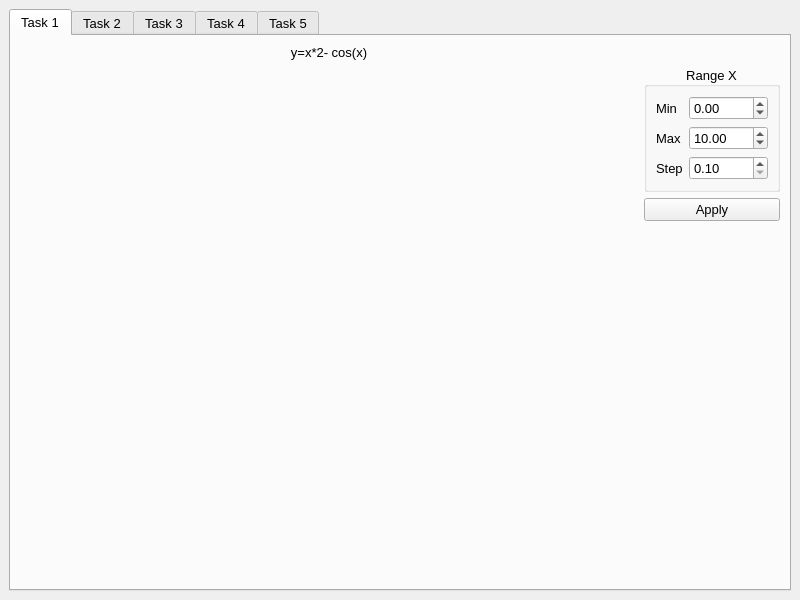
<?xml version="1.0" encoding="UTF-8"?>
<ui version="4.0">
 <class>MainWindow</class>
 <widget class="QMainWindow" name="MainWindow">
  <property name="geometry">
   <rect>
    <x>0</x>
    <y>0</y>
    <width>800</width>
    <height>600</height>
   </rect>
  </property>
  <property name="sizePolicy">
   <sizepolicy hsizetype="Fixed" vsizetype="Preferred">
    <horstretch>0</horstretch>
    <verstretch>0</verstretch>
   </sizepolicy>
  </property>
  <property name="font">
   <font>
    <family>Tahoma</family>
    <pointsize>10</pointsize>
   </font>
  </property>
  <property name="windowTitle">
   <string>MainWindow</string>
  </property>
  <widget class="QWidget" name="centralwidget">
   <layout class="QGridLayout" name="gridLayout">
    <item row="0" column="0">
     <widget class="QTabWidget" name="tabWidget">
      <property name="currentIndex">
       <number>0</number>
      </property>
      <widget class="QWidget" name="task_1">
       <attribute name="title">
        <string>Task 1</string>
       </attribute>
       <layout class="QGridLayout" name="gridLayout_2">
        <item row="0" column="0">
         <spacer name="horizontalSpacer">
          <property name="orientation">
           <enum>Qt::Horizontal</enum>
          </property>
          <property name="sizeHint" stdset="0">
           <size>
            <width>0</width>
            <height>0</height>
           </size>
          </property>
         </spacer>
        </item>
        <item row="2" column="0">
         <layout class="QGridLayout" name="task1PlotLayout" rowstretch="0"/>
        </item>
        <item row="2" column="1">
         <layout class="QVBoxLayout" name="verticalLayout">
          <item>
           <widget class="QGroupBox" name="groupBox">
            <property name="sizePolicy">
             <sizepolicy hsizetype="Fixed" vsizetype="Fixed">
              <horstretch>0</horstretch>
              <verstretch>0</verstretch>
             </sizepolicy>
            </property>
            <property name="minimumSize">
             <size>
              <width>120</width>
              <height>0</height>
             </size>
            </property>
            <property name="title">
             <string>Range X</string>
            </property>
            <property name="alignment">
             <set>Qt::AlignCenter</set>
            </property>
            <layout class="QGridLayout" name="gridLayout_3">
             <item row="1" column="1">
              <widget class="QDoubleSpinBox" name="task1MaxRangeXDsb">
               <property name="minimum">
                <double>-1000.000000000000000</double>
               </property>
               <property name="maximum">
                <double>1000.000000000000000</double>
               </property>
               <property name="value">
                <double>10.000000000000000</double>
               </property>
              </widget>
             </item>
             <item row="0" column="0">
              <widget class="QLabel" name="label">
               <property name="text">
                <string>Min</string>
               </property>
              </widget>
             </item>
             <item row="0" column="1">
              <widget class="QDoubleSpinBox" name="task1MinRangeXDsb">
               <property name="sizePolicy">
                <sizepolicy hsizetype="MinimumExpanding" vsizetype="Fixed">
                 <horstretch>0</horstretch>
                 <verstretch>0</verstretch>
                </sizepolicy>
               </property>
               <property name="minimum">
                <double>-1000.000000000000000</double>
               </property>
               <property name="maximum">
                <double>1000.000000000000000</double>
               </property>
              </widget>
             </item>
             <item row="1" column="0">
              <widget class="QLabel" name="label_2">
               <property name="text">
                <string>Max</string>
               </property>
              </widget>
             </item>
             <item row="2" column="0">
              <widget class="QLabel" name="label_5">
               <property name="text">
                <string>Step</string>
               </property>
              </widget>
             </item>
             <item row="2" column="1">
              <widget class="QDoubleSpinBox" name="task1StepRangeXDsb">
               <property name="minimum">
                <double>0.100000000000000</double>
               </property>
              </widget>
             </item>
            </layout>
           </widget>
          </item>
          <item>
           <widget class="QPushButton" name="task1ApplyBtn">
            <property name="sizePolicy">
             <sizepolicy hsizetype="Minimum" vsizetype="Fixed">
              <horstretch>0</horstretch>
              <verstretch>0</verstretch>
             </sizepolicy>
            </property>
            <property name="text">
             <string>Apply</string>
            </property>
           </widget>
          </item>
          <item>
           <spacer name="verticalSpacer">
            <property name="orientation">
             <enum>Qt::Vertical</enum>
            </property>
            <property name="sizeHint" stdset="0">
             <size>
              <width>20</width>
              <height>40</height>
             </size>
            </property>
           </spacer>
          </item>
         </layout>
        </item>
        <item row="1" column="0">
         <widget class="QLabel" name="label_12">
          <property name="text">
           <string>y=x*2- cos(x)</string>
          </property>
          <property name="alignment">
           <set>Qt::AlignCenter</set>
          </property>
         </widget>
        </item>
       </layout>
      </widget>
      <widget class="QWidget" name="task_2">
       <attribute name="title">
        <string>Task 2</string>
       </attribute>
       <layout class="QGridLayout" name="gridLayout_5">
        <item row="2" column="1">
         <layout class="QVBoxLayout" name="verticalLayout_2">
          <item>
           <widget class="QGroupBox" name="groupBox_2">
            <property name="sizePolicy">
             <sizepolicy hsizetype="Fixed" vsizetype="Fixed">
              <horstretch>0</horstretch>
              <verstretch>0</verstretch>
             </sizepolicy>
            </property>
            <property name="minimumSize">
             <size>
              <width>120</width>
              <height>0</height>
             </size>
            </property>
            <property name="title">
             <string>Range X</string>
            </property>
            <property name="alignment">
             <set>Qt::AlignCenter</set>
            </property>
            <layout class="QGridLayout" name="gridLayout_4">
             <item row="1" column="0">
              <widget class="QLabel" name="label_4">
               <property name="text">
                <string>Max</string>
               </property>
              </widget>
             </item>
             <item row="1" column="1">
              <widget class="QDoubleSpinBox" name="task2MaxRangeXDsb">
               <property name="sizePolicy">
                <sizepolicy hsizetype="MinimumExpanding" vsizetype="Fixed">
                 <horstretch>0</horstretch>
                 <verstretch>0</verstretch>
                </sizepolicy>
               </property>
               <property name="value">
                <double>10.000000000000000</double>
               </property>
              </widget>
             </item>
             <item row="0" column="0">
              <widget class="QLabel" name="label_3">
               <property name="sizePolicy">
                <sizepolicy hsizetype="Preferred" vsizetype="Preferred">
                 <horstretch>0</horstretch>
                 <verstretch>0</verstretch>
                </sizepolicy>
               </property>
               <property name="text">
                <string>Min</string>
               </property>
              </widget>
             </item>
             <item row="0" column="1">
              <widget class="QDoubleSpinBox" name="task2MinRangeXDsb">
               <property name="sizePolicy">
                <sizepolicy hsizetype="MinimumExpanding" vsizetype="Fixed">
                 <horstretch>0</horstretch>
                 <verstretch>0</verstretch>
                </sizepolicy>
               </property>
              </widget>
             </item>
             <item row="2" column="0">
              <widget class="QLabel" name="label_6">
               <property name="text">
                <string>Step</string>
               </property>
              </widget>
             </item>
             <item row="2" column="1">
              <widget class="QDoubleSpinBox" name="task2StepRangeXDsb">
               <property name="sizePolicy">
                <sizepolicy hsizetype="MinimumExpanding" vsizetype="Fixed">
                 <horstretch>0</horstretch>
                 <verstretch>0</verstretch>
                </sizepolicy>
               </property>
               <property name="minimum">
                <double>0.100000000000000</double>
               </property>
              </widget>
             </item>
            </layout>
           </widget>
          </item>
          <item>
           <widget class="QPushButton" name="task2ApplyBtn">
            <property name="sizePolicy">
             <sizepolicy hsizetype="Minimum" vsizetype="Fixed">
              <horstretch>0</horstretch>
              <verstretch>0</verstretch>
             </sizepolicy>
            </property>
            <property name="text">
             <string>Apply</string>
            </property>
           </widget>
          </item>
          <item>
           <spacer name="verticalSpacer_2">
            <property name="orientation">
             <enum>Qt::Vertical</enum>
            </property>
            <property name="sizeHint" stdset="0">
             <size>
              <width>20</width>
              <height>40</height>
             </size>
            </property>
           </spacer>
          </item>
         </layout>
        </item>
        <item row="0" column="0">
         <spacer name="horizontalSpacer_2">
          <property name="orientation">
           <enum>Qt::Horizontal</enum>
          </property>
          <property name="sizeHint" stdset="0">
           <size>
            <width>0</width>
            <height>0</height>
           </size>
          </property>
         </spacer>
        </item>
        <item row="2" column="0">
         <layout class="QGridLayout" name="task2PlotLayout" rowstretch="0"/>
        </item>
        <item row="1" column="0">
         <widget class="QLabel" name="label_13">
          <property name="text">
           <string>y=x^3- sqrt(x)</string>
          </property>
          <property name="alignment">
           <set>Qt::AlignCenter</set>
          </property>
         </widget>
        </item>
       </layout>
      </widget>
      <widget class="QWidget" name="task_3">
       <attribute name="title">
        <string>Task 3</string>
       </attribute>
       <layout class="QGridLayout" name="gridLayout_8">
        <item row="0" column="0">
         <widget class="QLabel" name="label_7">
          <property name="text">
           <string>Math function</string>
          </property>
         </widget>
        </item>
        <item row="0" column="1">
         <widget class="QLineEdit" name="task3MathFuncLne">
          <property name="text">
           <string>y=x**2</string>
          </property>
          <property name="placeholderText">
           <string>y=x**2</string>
          </property>
         </widget>
        </item>
        <item row="0" column="2" rowspan="2">
         <layout class="QVBoxLayout" name="verticalLayout_3">
          <item>
           <widget class="QGroupBox" name="groupBox_3">
            <property name="sizePolicy">
             <sizepolicy hsizetype="Fixed" vsizetype="Fixed">
              <horstretch>0</horstretch>
              <verstretch>0</verstretch>
             </sizepolicy>
            </property>
            <property name="minimumSize">
             <size>
              <width>120</width>
              <height>0</height>
             </size>
            </property>
            <property name="title">
             <string>Range X</string>
            </property>
            <property name="alignment">
             <set>Qt::AlignCenter</set>
            </property>
            <layout class="QGridLayout" name="gridLayout_7">
             <item row="1" column="1">
              <widget class="QDoubleSpinBox" name="task3MaxRangeXDsb">
               <property name="minimum">
                <double>-1000.000000000000000</double>
               </property>
               <property name="maximum">
                <double>1000.000000000000000</double>
               </property>
               <property name="value">
                <double>10.000000000000000</double>
               </property>
              </widget>
             </item>
             <item row="0" column="0">
              <widget class="QLabel" name="label_8">
               <property name="text">
                <string>Min</string>
               </property>
              </widget>
             </item>
             <item row="0" column="1">
              <widget class="QDoubleSpinBox" name="task3MinRangeXDsb">
               <property name="sizePolicy">
                <sizepolicy hsizetype="MinimumExpanding" vsizetype="Fixed">
                 <horstretch>0</horstretch>
                 <verstretch>0</verstretch>
                </sizepolicy>
               </property>
               <property name="minimum">
                <double>-1000.000000000000000</double>
               </property>
               <property name="maximum">
                <double>1000.000000000000000</double>
               </property>
              </widget>
             </item>
             <item row="1" column="0">
              <widget class="QLabel" name="label_9">
               <property name="text">
                <string>Max</string>
               </property>
              </widget>
             </item>
             <item row="2" column="0">
              <widget class="QLabel" name="label_10">
               <property name="text">
                <string>Step</string>
               </property>
              </widget>
             </item>
             <item row="2" column="1">
              <widget class="QDoubleSpinBox" name="task3StepRangeXDsb">
               <property name="minimum">
                <double>0.100000000000000</double>
               </property>
              </widget>
             </item>
            </layout>
           </widget>
          </item>
          <item>
           <widget class="QPushButton" name="task3ApplyBtn">
            <property name="sizePolicy">
             <sizepolicy hsizetype="Minimum" vsizetype="Fixed">
              <horstretch>0</horstretch>
              <verstretch>0</verstretch>
             </sizepolicy>
            </property>
            <property name="text">
             <string>Apply</string>
            </property>
           </widget>
          </item>
          <item>
           <spacer name="verticalSpacer_3">
            <property name="orientation">
             <enum>Qt::Vertical</enum>
            </property>
            <property name="sizeHint" stdset="0">
             <size>
              <width>20</width>
              <height>40</height>
             </size>
            </property>
           </spacer>
          </item>
         </layout>
        </item>
        <item row="1" column="0" colspan="2">
         <layout class="QGridLayout" name="task3PlotLayout"/>
        </item>
       </layout>
      </widget>
      <widget class="QWidget" name="task_4">
       <attribute name="title">
        <string>Task 4</string>
       </attribute>
       <layout class="QGridLayout" name="gridLayout_9">
        <item row="0" column="0">
         <layout class="QGridLayout" name="task4PlotLayout"/>
        </item>
       </layout>
      </widget>
      <widget class="QWidget" name="task_5">
       <attribute name="title">
        <string>Task 5</string>
       </attribute>
       <layout class="QGridLayout" name="gridLayout_10">
        <item row="0" column="0">
         <widget class="QLabel" name="label_11">
          <property name="text">
           <string>User name</string>
          </property>
         </widget>
        </item>
        <item row="0" column="1">
         <widget class="QLineEdit" name="task5UsernameLne"/>
        </item>
        <item row="0" column="2">
         <widget class="QPushButton" name="task5ApplyBtn">
          <property name="text">
           <string>Apply</string>
          </property>
         </widget>
        </item>
        <item row="1" column="0" colspan="3">
         <layout class="QGridLayout" name="task5PlotLayout"/>
        </item>
       </layout>
      </widget>
     </widget>
    </item>
   </layout>
  </widget>
 </widget>
 <resources/>
 <connections/>
</ui>
